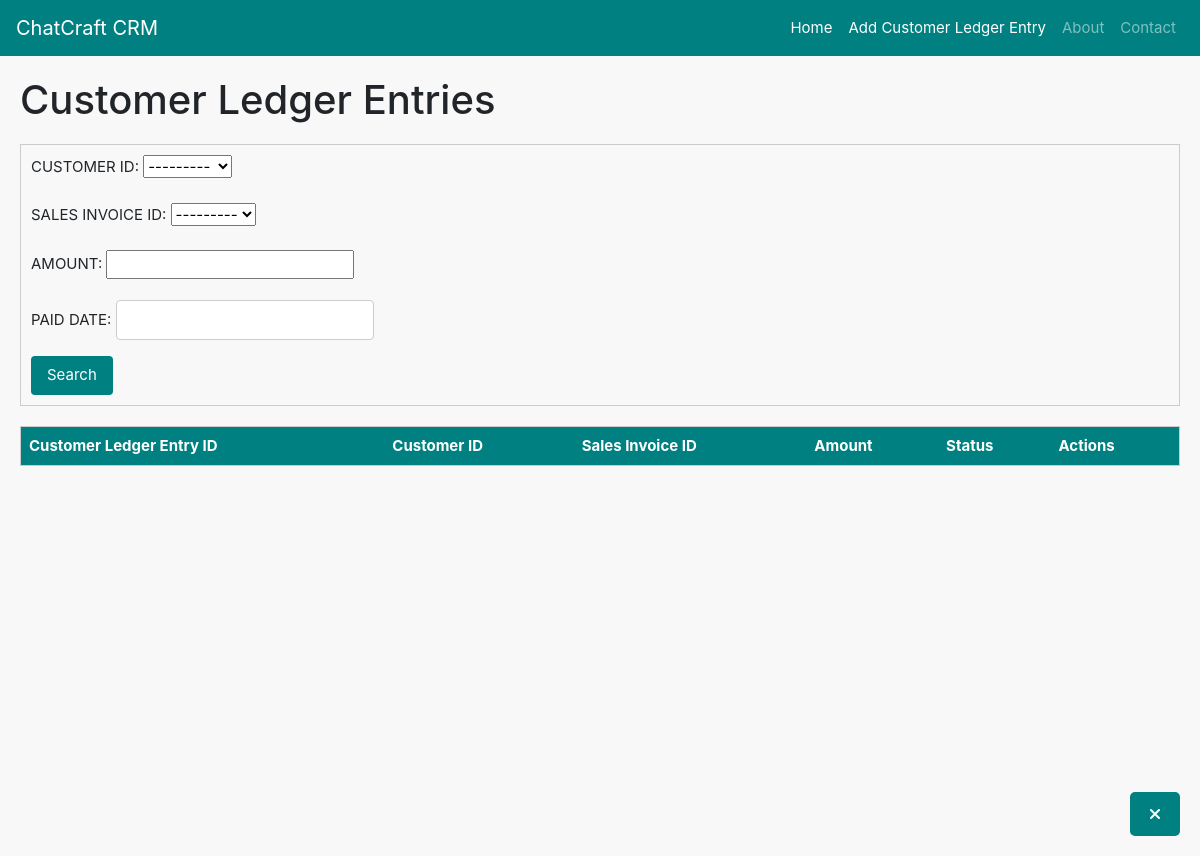
Before: /customer_ledger_entries/get/ with the older database file.
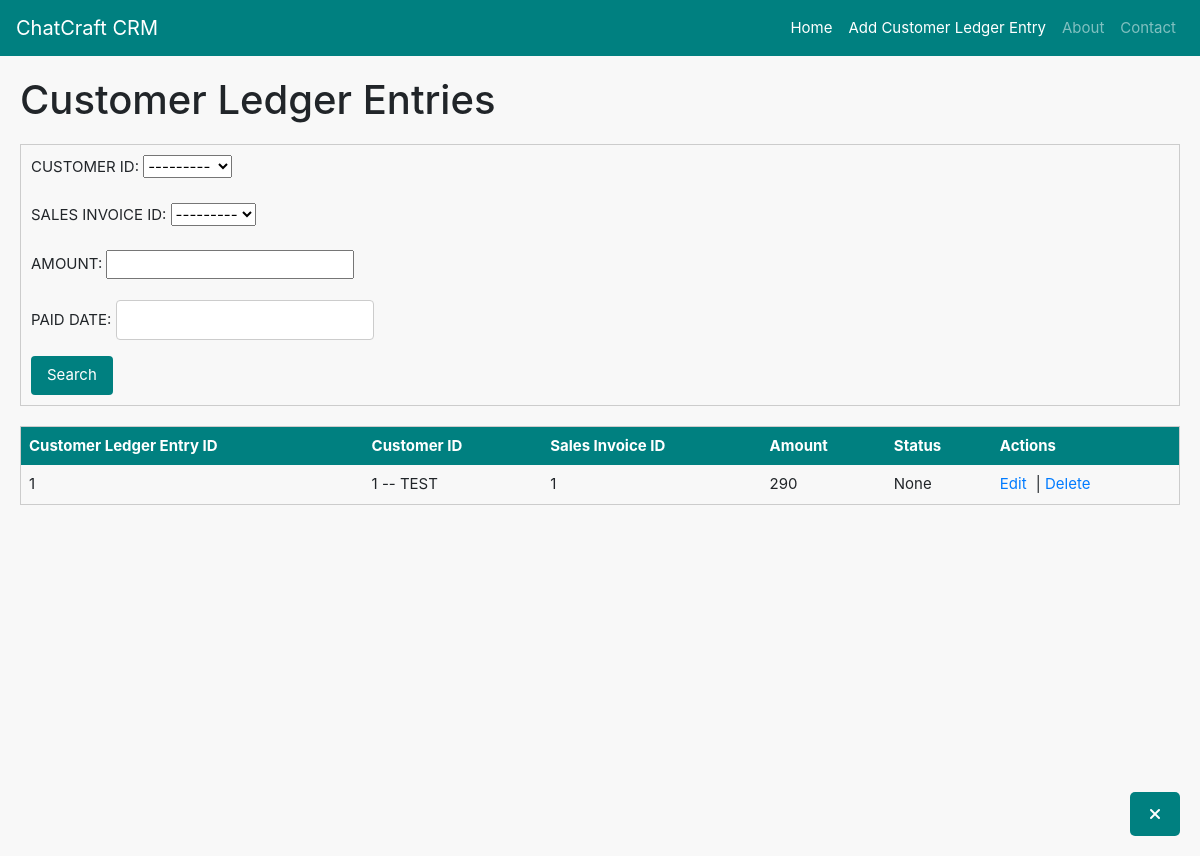
After: the same page with the newer database file.
### customer_ledger_entries/models.py (models this page shows)
class CustomerLedgerEntry(models.Model):
    CUSTOMER_LEDGER_ENTRY_ID=models.AutoField(primary_key=True)
    CUSTOMER_ID=models.ForeignKey(Customer,on_delete=models.CASCADE,db_column="CUSTOMER_ID")
    SALES_INVOICE_ID = models.ForeignKey(SalesInvoice,on_delete=models.CASCADE,db_column="SALES_INVOICE_ID")
    AMOUNT=models.IntegerField(null=True)
    PAID_DATE = models.DateField(null=True,blank=True)

### customers/models.py (models this page shows)
class Customer(models.Model):
    CUSTOMER_ID=models.AutoField(primary_key=True)
    COMPANY_NAME=models.CharField(max_length=35,unique=True)
    BALANCE_DUE=models.IntegerField(default=0,blank=True,null=True)
    ADDRESS = models.CharField(max_length=35,null=True,blank=True)
    STATUS = models.CharField(max_length=35,null=True,blank=True)
    CONTACT = models.CharField(max_length=10,null=True,blank=True)
    def __str__(self):
        return f"{self.CUSTOMER_ID} -- {self.COMPANY_NAME}"

### sales_invoices/models.py (models this page shows)
class SalesInvoice(models.Model):
    SALES_INVOICE_ID=models.AutoField(primary_key=True)
    SALES_ORDER_ID = models.ForeignKey(SalesOrder,on_delete=models.CASCADE,db_column="SALES_ORDER_ID")
    CUSTOMER_ID=models.ForeignKey(Customer,on_delete=models.CASCADE,db_column="CUSTOMER_ID")
    TOTAL_AMOUNT=models.IntegerField(null=True,blank=True)
    TOTAL_ITEMS=models.IntegerField(null=True,blank=True)
    INVOICE_DATE = models.DateField(null=True,blank=True)
    STATUS = models.CharField(max_length=35,null=True,blank=True)
    def __str__(self):
        return f"{self.SALES_INVOICE_ID}"

### customer_ledger_entries/views.py (the view)
# urls.py: path('get/',views.getCustomerLedgerEntry),
def getCustomerLedgerEntry(request : HttpRequest):
    data = request.GET
    CustomerLedgerEntries = CustomerLedgerEntry.objects.all()
    filter_fields =["CUSTOMER_LEDGER_ENTRY_ID", "CUSTOMER_ID", "SALES_INVOICE_ID", "AMOUNT", "PAID_DATE"]
    for field in filter_fields:
        param_value = data.get(field)
        if param_value:
            CustomerLedgerEntries = CustomerLedgerEntries.filter(**{field: param_value})
        print(CustomerLedgerEntries)
    CustomerLedgerEntrieslist = []
    for customerledger in CustomerLedgerEntries:
        customer_ledger_details = {
            "CUSTOMER_LEDGER_ENTRY_ID":customerledger.CUSTOMER_LEDGER_ENTRY_ID,
            "CUSTOMER_ID": str(customerledger.CUSTOMER_ID),
            "SALES_INVOICE_ID": str(customerledger.SALES_INVOICE_ID),
            "AMOUNT": customerledger.AMOUNT,
            "PAID_DATE": str(customerledger.PAID_DATE),
        }
        CustomerLedgerEntrieslist.append(customer_ledger_details)
    ledger_data = json.dumps(CustomerLedgerEntrieslist, indent=4)
    return render(request, 'CustomerLedgerEntry/display_customer_ledger_entries.html', {'CustomerLedgerEntries':CustomerLedgerEntries,'form':CustomerLedgerEntryForm()})

### customer_ledger_entries/forms.py
class CustomerLedgerEntryForm(forms.ModelForm):
    class Meta:
        model = CustomerLedgerEntry
        fields = ["CUSTOMER_LEDGER_ENTRY_ID", "CUSTOMER_ID", "SALES_INVOICE_ID", "AMOUNT", "PAID_DATE"]  # List the fields you want to edit

### customer_ledger_entries/templates/CustomerLedgerEntry/display_customer_ledger_entries.html (shortened to what this page needs)
{% extends 'base.html' %}
{% block extra_nav %}
<li class="nav-item">
    <a class="nav-link" href="/customer_ledger_entries/add/" style="color: white;">Add Customer Ledger Entry</a>
</li>
{% endblock %}
{% block content %}
<h1 class="page-title">Customer Ledger Entries</h1>
<form method="get" novalidate>
    {{ form.as_p }}
    <button type="submit">Search</button>
</form>
<table class="custom-table">
    <thead>
        <tr class="table-header">
            <th>Customer Ledger Entry ID</th>
            <th>Customer ID</th>
            <th>Sales Invoice ID</th>
            <th>Amount</th>
            <th>Status</th>
            <th>Actions</th>
        </tr>
    </thead>
    <tbody>
        {% for cle in CustomerLedgerEntries %}
        <tr>
            <td>{{ cle.CUSTOMER_LEDGER_ENTRY_ID }}</td>
            <td>{{ cle.CUSTOMER_ID }}</td>
            <td>{{ cle.SALES_INVOICE_ID }}</td>
            <td>{{ cle.AMOUNT }}</td>
            <td>{{ cle.PAID_DATE }}</td>
            <td>
                <a href="/customer_ledger_entries/edit/{{ cle.CUSTOMER_LEDGER_ENTRY_ID }}/" class="action-link">Edit</a> |
                <a href="/customer_ledger_entries/delete/{{ cle.CUSTOMER_LEDGER_ENTRY_ID }}/" class="action-link">Delete</a>
            </td>
        </tr>
        {% endfor %}
    </tbody>
</table>
{% endblock %}

Changed rows visible on the page:
added CustomerLedgerEntry: CUSTOMER_LEDGER_ENTRY_ID "1", CUSTOMER_ID "1 -- TEST", SALES_INVOICE_ID "1", AMOUNT "290", PAID_DATE "None"
